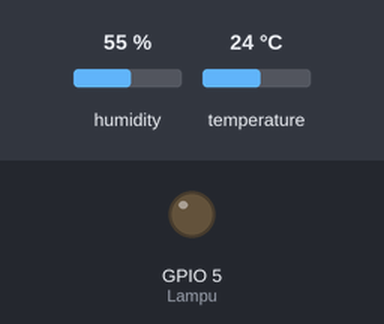
The sketch below on a simulated ESP32. Shown: output pins drawn as LEDs (lit = HIGH). Inputs (shaded band) come from the test bench; at power-on: humidity 55 %, temperature 24 °C. WiFi joins after 1.5 s; servers stay silent unless stated; what the sketch prints to the serial monitor is not drawn.

Above: at 0.0 s.
At 1.8 s:
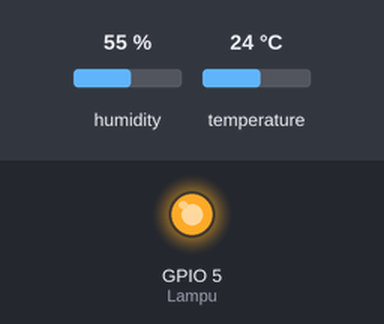
Timing chart, 0 to 3.3 s (numbered marks = the images above):
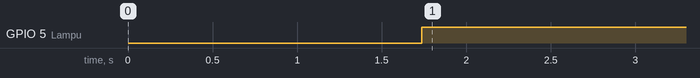

The sketch:

KLS1-4.ino
```cpp
//--------------- SENDING DATA FROM WEMOS TO THINGSPEAK ------------
//--------------------- WORKHSOP TIKOMDIK ---------------------

#include <DHT.h>
#include <WiFi.h>
// Deklarasi Wifi dan API KEY ke Thingspeak

int Lampu = 5;
String apiKey = "W9V5QAI0UQQVBGUO"; //
const char* ssid = "MAKERINDO2";       // SSID
const char* password = "makerindo2019";
const char* server = "api.thingspeak.com";

// Deklarasi variabel
#define DHTPIN 4
#define DHTTYPE DHT11

DHT dht(DHTPIN, DHTTYPE);
WiFiClient client;

void setup()
{
Serial.begin(9600);
pinMode(Lampu, OUTPUT);

delay(10);
dht.begin();

WiFi.begin(ssid, password);

Serial.println();
Serial.println();
Serial.print("Connecting to ");
Serial.println(ssid);

WiFi.begin(ssid, password);

while (WiFi.status() != WL_CONNECTED)
{
delay(500);
Serial.print(".");
}
Serial.println("");
Serial.println("WiFi connected");

}

void loop()
{

float h = dht.readHumidity();
float t = dht.readTemperature();
if (isnan(h) || isnan(t))
{
Serial.println("Failed to read from DHT sensor!");
return;
}
if (client.connect(server,80)) {
String postStr = apiKey;
postStr +="&field1=";
postStr += String(t);
postStr +="&field2=";
postStr += String(h);
postStr += "\r\n\r\n";

digitalWrite(Lampu, HIGH);
client.print("POST /update HTTP/1.1\n");
client.print("Host: api.thingspeak.com\n");
client.print("Connection: close\n");
client.print("X-THINGSPEAKAPIKEY: "+apiKey+"\n");
client.print("Content-Type: application/x-www-form-urlencoded\n");
client.print("Content-Length: ");
client.print(postStr.length());
client.print("\n\n");
client.print(postStr);

Serial.print("Temperature: ");
Serial.print(t);
Serial.print(" degrees Celsius Humidity: ");
Serial.print(h);
Serial.println("Sending data to Thingspeak");
}
client.stop();

Serial.println("Waiting 20 secs");
// thingspeak needs at least a 15 sec delay between updates
// 20 seconds to be safe
delay(10000);
}
```

Measured:
- by itself, GPIO 5 (Lampu): LOW → HIGH at 1.7 s
